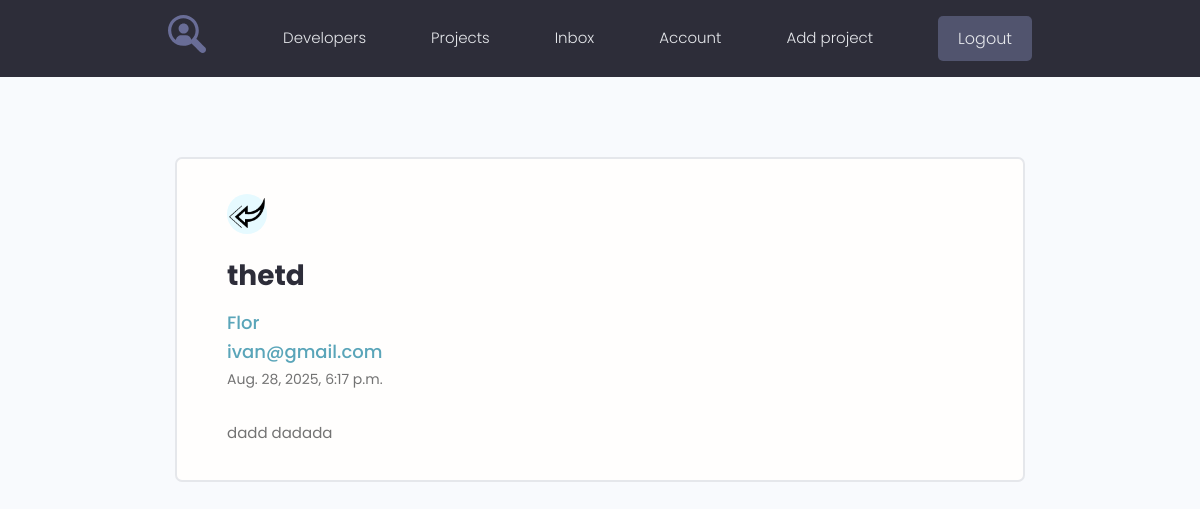
The app's page /message/3 (signed in) with its own data.
### users/models.py (models this page shows, shortened)
class Message(models.Model):
    sender = models.ForeignKey(Profile, on_delete=models.SET_NULL, null=True, blank=True)
    recipient = models.ForeignKey(Profile, on_delete=models.SET_NULL, null=True, blank=True, related_name="messages")
    name = models.CharField(max_length=200, null=True, blank=True)
    email = models.EmailField(max_length=200, null=True, blank=True)
    subject = models.CharField(max_length=200, null=True, blank=True)
    body = models.TextField()
    is_read = models.BooleanField(default=False,null=True)
    created = models.DateTimeField(auto_now_add=True)
    class Meta:
        ordering = ['is_read', 'created']

### users/views.py (the view)
# urls.py: path('message/<str:pk>', views.veiw_message, name='message'),
@login_required(login_url='login')
def veiw_message(request, pk):
    profile = request.user.profile
    message = profile.messages.get(id=pk)
    if message.is_read is False:
        message.is_read = True
        message.save()
    context = {
        'message': message
    }
    return render(request, 'users/message.html', context)

### users/templates/users/message.html
{% extends 'projects/base.html' %}
{% load static %}
{% block content %}
  <main class="messagePage my-xl">
    <div class="content-box">
      <div class="message">
        <a class="backButton" href="{% url 'inbox'%}"><img src="{% static 'images/left.png' %}" alt="left"></a>
        <h2 class="message__subject"> {{ message.subject }}  </h2>
          <a href="#" class="message__author">{{ message.name }} <br>{{ message.email }} </a>
          <p class="message__date">{{ message.created }} </p>
          <div class="message__body">
          {{ message.body|linebreaksbr }}
          </div>
      </div>
    </div>
  </main>
{% endblock %}

### projects/static/styles/app.css (style rules this page uses)
:root { --color-sub: #2d2d39; }
img { width: 100%; }
.content-box { width: 95%; max-width: 85rem; margin: 0 auto; }
.message { padding: 2.5rem 0; }
.message > a { display: flex; gap: 1rem; }
.message__author, .message__date { flex-basis: 25%; }
.message__subject { flex-basis: 50%; }
.message__date { text-align: right; }
.messagePage .message { list-style: none; background: var(--color-white); padding: 3.5rem 5rem; border: 2px solid var(--color-light); border-radius: 0.7rem; }
.messagePage .message__subject { font-size: 2.8rem; color: var(--color-sub); margin-bottom: 1rem; margin-top: 2rem; }
.messagePage .message__author { font-size: 1.8rem; font-weight: 500; }
.messagePage .message__date { font-size: 1.4rem; font-weight: 400; text-align: left; margin-bottom: 3rem; }
.backButton { background: var(--color-main-light); color: var(--color-main); width: 4rem; height: 4rem; display: flex; align-items: center; justify-content: center; border-radius: 50%; }

### projects/static/uikit/styles/modules/_variables.css (style rules this page uses)
:root { --color-main: #5aa5b9; --color-main-light: #e6faff; --color-sub: #3f4156; --color-sub-light: #51546e; --color-sub-lighter: #ededfd; --color-text: #737373; --color-gray: #8b8b8b; --color-light: #e5e7eb; --color-light-gray: #767676; --color-bg: #f8fafd; --color-white: #fffefd; --color-white-light: #f3f3f3; --color-success: #359e64; --color-success-bg: #def8e8; --color-error: #fc4b0b; --color-error-bg: #fff2ee; --font-base: 'Poppins', arial, helvetica, 'Segoe UI', roboto, ubuntu, sans-serif; --font-monospace: 'Fira Code', 'Courier New', courier, monospace; --font-regular: 300; --font-medium: 500; --font-bold: 700; --generic-shadow: 1px 1px 5px #00000010; --generic-transition: all 0.3s ease-in-out; }

### projects/static/uikit/styles/modules/_base.css (style rules this page uses)
* { margin: 0; padding: 0; box-sizing: border-box; text-rendering: optimizeLegibility; color: inherit; font-size: inherit; }
html { font-size: 50%; }
@media only screen and (min-width: 480px) { html { font-size: 56.25%; } }
@media only screen and (min-width: 1200px) { html { font-size: 62.5%; } }
body { line-height: 1.6; font-weight: 400; font-size: 1.5rem; color: var(--color-text); background-color: var(--color-bg); min-height: 100vh; }

### projects/static/uikit/styles/modules/_typography.css (style rules this page uses)
* { font-family: var(--font-base); }
h2 { font-size: 3.6rem; font-weight: var(--font-bold); }
p, span, strong { font-size: 1.6rem; color: var(--color-text); font-weight: var(--font-regular); }
a { padding-bottom: 2px; text-decoration: none; display: inline-block; color: var(--color-main); font-weight: var(--font-medium); }

### projects/static/uikit/styles/modules/_utilities.css (style rules this page uses)
.my-xl { margin: 8rem auto; }

### records on screen
Message: subject "thetd", name "Flor", email "ivan@gmail.com", created "Aug. 28, 2025, 6:17 p.m.", body "dadd dadada"
